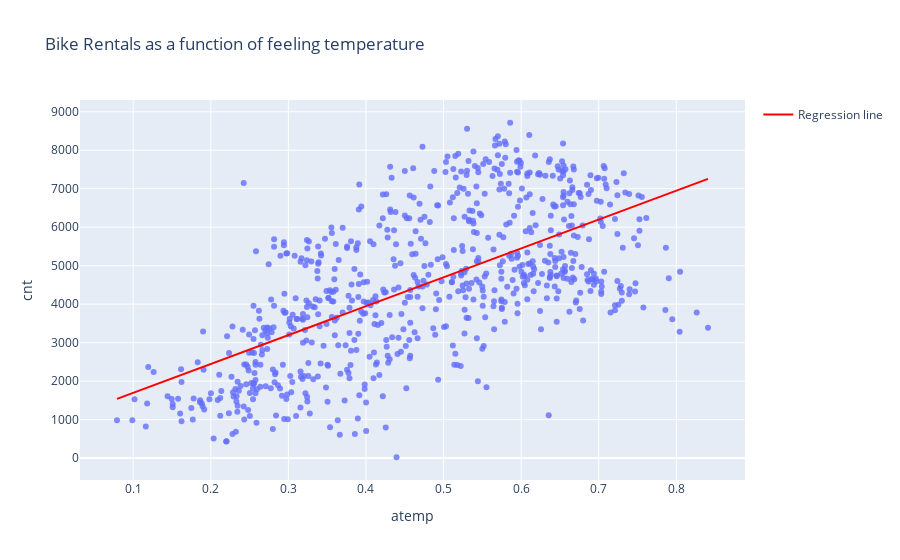

The code cell stored with this chart in its notebook:
### Code cell
# Redo - linear model cnt vs feeling_temp
X= DF['atemp'].values.reshape(-1,1)
y= DF['cnt'].values

LM = LinearRegression()
LM.fit(X, y)

print('Model Score [R^2]:' , LM.score(X, y))
print('Slope {Coeficient}:', LM.coef_)

DF['predicted'] =LM.predict(X)
DF['Residual'] =DF['cnt'] - DF['predicted']

DF['Regression_line'] = LM.predict(X)

fig = px.scatter(
    DF,
    x ='atemp',
    y ='cnt',
    opacity =0.8,
title= 'Bike Rentals as a function of feeling temperature')

fig.add_scatter(
    x=DF['atemp'],
    y=DF['Regression_line'],
    mode='lines',
    name='Regression line',
line=dict(color='red'))


fig.show()

### Figure 1 — Plotly figure (JSON) as saved in the notebook; plotly's stock layout.template omitted (floating-point values rounded to 4 significant figures; data arrays with more than 128 entries replaced by an {"elided": "..."} marker saying what was removed)
{"data": [{"hovertemplate": "atemp=%{x}<br>cnt=%{y}<extra></extra>", "legendgroup": "", "marker": {"color": "#636efa", "opacity": 0.8, "symbol": "circle"}, "mode": "markers", "name": "", "orientation": "v", "showlegend": false, "type": "scatter", "x": {"elided": "731 float values"}, "xaxis": "x", "y": {"elided": "731 int values"}, "yaxis": "y"}, {"line": {"color": "red"}, "mode": "lines", "name": "Regression line", "type": "scatter", "x": {"elided": "731 float values"}, "y": {"elided": "731 float values"}}], "layout": {"autosize": true, "legend": {"tracegroupgap": 0}, "title": {"text": "Bike Rentals as a function of feeling temperature"}, "xaxis": {"anchor": "y", "autorange": true, "domain": [0, 1], "range": [0.03113, 0.8888], "title": {"text": "atemp"}, "type": "linear"}, "yaxis": {"anchor": "x", "autorange": true, "domain": [0, 1], "range": [-695.3, 9431.0], "title": {"text": "cnt"}, "type": "linear"}}}
